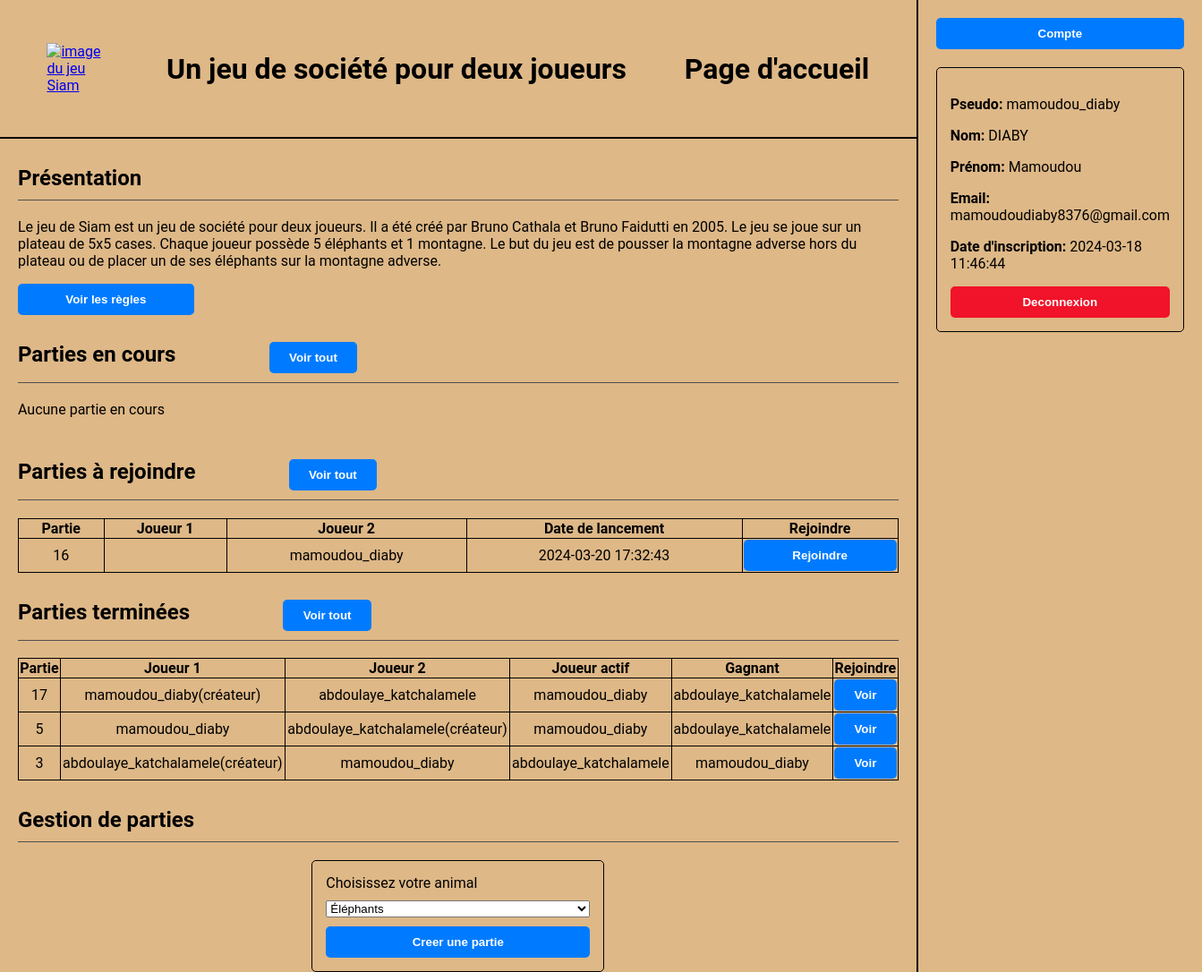
The app's page /pages/home_page.php (signed in) with its own data.
### tables this page shows
CREATE TABLE Game (
  game_ID INTEGER PRIMARY KEY AUTOINCREMENT,
  board TEXT,
  last_move TEXT,
  player1 TEXT,
  player2 TEXT,
  winner TEXT,
  active_player TEXT,
  launcher TEXT,
  launch_date DATE,
  FOREIGN KEY (player1) REFERENCES User(username),
  FOREIGN KEY (player2) REFERENCES User(username),
  FOREIGN KEY (winner) REFERENCES User(username),
  FOREIGN KEY (active_player) REFERENCES User(username),
  FOREIGN KEY (launcher) REFERENCES User(username)
);

### pages/home_page.php (the view, shortened to what this page needs)
<?php
if (isset($_SESSION['username'])) {
  try {
    $db = new PDO('sqlite:../datas/data_base.db');
  } catch (PDOException $e) {
    echo "Échec de la connexion", $e->getMessage();
    $db = null;
    exit();
  }
  if ($_SESSION['is_admin'] == 1) {
    $query = "SELECT * FROM Game WHERE player1 IS NOT NULL AND player2 IS NOT NULL AND winner IS NULL
    ORDER BY launch_date DESC LIMIT 5";
    $stmt = $db->prepare($query);
  } else {
    $query = "SELECT * FROM Game WHERE (player1=:username OR player2=:username) AND player1 IS NOT NULL
    AND player2 IS NOT NULL AND winner IS NULL ORDER BY launch_date DESC LIMIT 5";
    $stmt = $db->prepare($query);
    $stmt->bindValue(':username', $_SESSION['username'], PDO::PARAM_STR);
  }
  $stmt->execute();
  $in_progress_games = $stmt->fetchAll(PDO::FETCH_ASSOC);
  if ($_SESSION['is_admin'] == 1) {
    $query = "SELECT * FROM Game WHERE winner IS NOT NULL
    ORDER BY launch_date DESC LIMIT 5";
    $stmt = $db->prepare($query);
  } else {
    $query = "SELECT * FROM Game WHERE (player1=:username OR player2=:username) AND winner IS NOT NULL ORDER BY launch_date DESC LIMIT 5";
    $stmt = $db->prepare($query);
    $stmt->bindValue(':username', $_SESSION['username'], PDO::PARAM_STR);
  }
  $stmt->execute();
  $finished_games = $stmt->fetchAll(PDO::FETCH_ASSOC);
  $query = "SELECT * FROM Game WHERE player1 IS NULL OR player2 IS NULL ORDER BY launch_date DESC LIMIT 5";
  $stmt = $db->query($query);
  $waiting_games = $stmt->fetchAll(PDO::FETCH_ASSOC);
} else {
  header('Location: login_page.php');
  exit();
}
?>
<!DOCTYPE html>
<html lang="fr">
<head>
  <link rel="stylesheet" href="../styles/style2.css">
</head>
<body>
  <header>
    <a href="home_page.php"><img src="../images/siam.jpeg" alt="image du jeu Siam"></a>
    <h1>Un jeu de société pour deux joueurs</h1>
    <h1>Page d'accueil</h1>
  </header>
  <section>
    <div>
      <h2>Présentation</h2>
      <p>Le jeu de Siam est un jeu de société pour deux joueurs. Il a été créé par Bruno Cathala et Bruno Faidutti en 2005. Le jeu se joue sur un plateau de 5x5 cases. Chaque joueur possède 5 éléphants et 1 montagne. Le but du jeu est de pousser la montagne adverse hors du plateau ou de placer un de ses éléphants sur la montagne adverse.</p>
      <button id="rules" onclick="window.location.href='rules_page.php'">Voir les règles</button>
    </div>
    <div>
      <h2>
        Parties en cours
        <button class="small_buttons" onclick="window.location.href='in_progress_games_page.php'">Voir tout</button>
      </h2>
      <?php
      if (empty($in_progress_games)) {
        echo "<p>Aucune partie en cours</p>";
      }
      ?>
    </div>
    <div>
      <h2>
        Parties à rejoindre
        <button class="small_buttons" onclick="window.location.href='waiting_games_page.php'">Voir tout</button>
      </h2>
      <?php
      if (empty($waiting_games)) {
        echo "<p>Aucune partie à rejoindre</p>";
      } else {
        echo "<table>";
        echo "<tr><th>Partie</th><th>Joueur 1</th><th>Joueur 2</th><th>Date de lancement</th><th>Rejoindre</th></tr>";
        foreach ($waiting_games as $row) {
          echo "<tr>";
          echo "<td>{$row['game_ID']}</td>";
          echo "<td>{$row['player1']}</td>";
          echo "<td>{$row['player2']}</td>";
          echo "<td>{$row['launch_date']}</td>";
          echo "<td>";
          echo "<form action='../api/join_game_api.php' method='post'>";
          echo "<button type='submit'>Rejoindre</button>";
          echo "</form>";
          echo "</td>";
          echo "</tr>";
        }
        echo "</table>";
      }
      ?>
    </div>
    <div>
      <h2>
        Parties terminées
        <button class="small_buttons" onclick="window.location.href='finished_games_page.php'">Voir tout</button>
      </h2>
      <?php
      if (empty($finished_games)) {
        echo "<p>Aucune partie terminée</p>";
      } else {
        echo "<table>";
        echo "<tr><th>Partie</th><th>Joueur 1</th><th>Joueur 2</th><th>Joueur actif</th><th>Gagnant</th><th>Rejoindre</th></tr>";
        foreach ($finished_games as $row) {
          echo "<tr>";
          echo "<td>{$row['game_ID']}</td>";
          echo "<td>{$row['player1']}" . (($row['player1'] === $row['launcher']) ? "(créateur)" : "") . "</td>";
          echo "<td>{$row['player2']}" . (($row['player2'] === $row['launcher']) ? "(créateur)" : "") . "</td>";
          echo "<td>{$row['active_player']}</td>";
          echo "<td>{$row['winner']}</td>";
          echo "<td><button onclick=\"window.location.href='game_page.php?id={$row['game_ID']}#game_canvas'\">Voir</button></td>";
          echo "</tr>";
        }
        echo "</table>";
      }
      ?>
    </div>
    <div>
      <h2>Gestion de parties</h2>
      <div id="forms">
        <form method="post" action="../api/create_game_api.php" class="form">
          <label for="player">Choisissez votre animal</label>
          <select name="player">
            <option value="1">Éléphants</option>
          </select>
          <button type="submit">Creer une partie</button>
        </form>
      </div>
    </div>
  </section>
  <aside>
    <button onclick="window.location.href='account_page.php'">Compte</button>
    <div>
      <?php
      echo "<p><strong>Pseudo:</strong> {$_SESSION['username']}</p>";
      echo "<p><strong>Nom:</strong> {$_SESSION['last_name']}</p>";
      echo "<p><strong>Prénom:</strong> {$_SESSION['first_name']}</p>";
      echo "<p><strong>Email:</strong> {$_SESSION['email']}</p>";
      echo "<p><strong>Date d'inscription:</strong> {$_SESSION['registration_date']}</p>";
      ?>
      <button class='red_buttons' onclick="window.location.href='../api/logout_api.php'">Deconnexion</button>
    </div>
  </aside>
</body>
</html>

### styles/style2.css (style rules this page uses)
body { background-color: burlywood; font-family: 'Roboto', sans-serif; margin: 0; min-height: 100vh; display: grid; grid-template-columns: 4fr 1fr; grid-template-rows: 1fr 6fr; }
header { grid-column: 1; grid-row: 1; display: flex; justify-content: space-around; align-items: center; padding: 0 20px; border-bottom: 2px solid #000; }
section { grid-column: 1; grid-row: 2; display: flex; flex-direction: column; padding: 0 20px; }
aside { grid-column: 2; grid-row: 1 / span 2; display: flex; flex-direction: column; border-left: 2px solid #000; padding: 20px; row-gap: 20px; }
h2 { padding: 10px 0; border-bottom: 1px solid #505050; box-sizing: border-box; }
img { width: 100%; height: 100%; object-fit: contain; }
a { width: 7%; }
.form { display: flex; flex-direction: column; justify-content: space-between; row-gap: 10px; width: 30%; padding: 15px; border: 1px solid #000; border-radius: 5px; }
button { background-color: #007bff; color: white; font-weight: bold; display: inline; width: 100%; border: none; border-radius: 5px; padding: 10px; cursor: pointer; }
#rules { width: 20%; }
.small_buttons { width: 10%; margin-left: 10%; }
.red_buttons { background-color: #f11329; }
aside>div { row-gap: 10px; border: 1px solid #000; padding: 15px; border-radius: 5px; }
#forms { display: flex; align-items: center; justify-content: space-around; gap: 10px; }
table { width: 100%; border-collapse: collapse; }
th, td { border: 1px solid #000; text-align: center; }

### records on screen
game: game_ID "16", player2 "mamoudou_diaby", launch_date "2024-03-20 17:32:43"
game: game_ID "17", player1 "mamoudou_diaby", shows "(créateur)", player2 "abdoulaye_katchalamele", active_player "mamoudou_diaby", winner "abdoulaye_katchalamele"
game: game_ID "5", player1 "mamoudou_diaby", player2 "abdoulaye_katchalamele", shows "(créateur)", active_player "mamoudou_diaby", winner "abdoulaye_katchalamele"
game: game_ID "3", player1 "abdoulaye_katchalamele", shows "(créateur)", player2 "mamoudou_diaby", active_player "abdoulaye_katchalamele", winner "mamoudou_diaby"

### other values on screen
$_SESSION['username'] "mamoudou_diaby"
$_SESSION['last_name'] "DIABY"
$_SESSION['first_name'] "Mamoudou"
$_SESSION['email'] "mamoudoudiaby8376@gmail.com"
$_SESSION['registration_date'] "2024-03-18 11:46:44"
